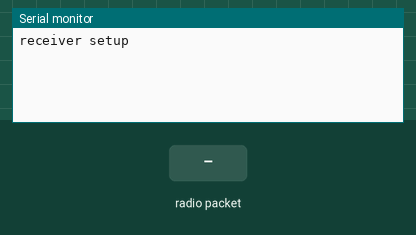
A sketch run on a simulated Arduino Uno, built with avr-gcc and run on an emulated ATmega328P. On the bench: the last lines printed to the serial monitor. The inputs (shaded band) are chosen by the test bench. No radio packets arrive unless stated.

Above: at 2.2 s.
2.3 s: radio packet "1" arrives
At 2.6 s:
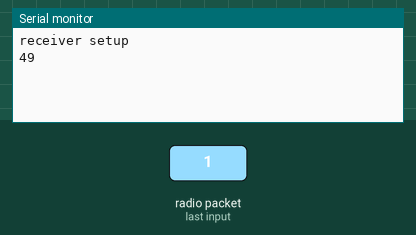
3.8 s: radio packet "0" arrives
At 5.0 s:
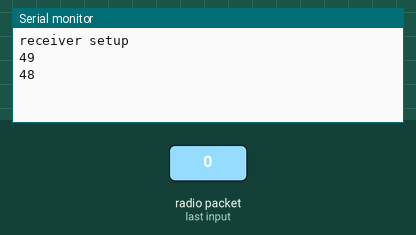
5.3 s: radio packet "2" arrives
At 6.6 s:
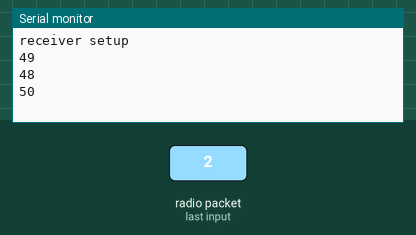

Measured:
- after the input at 2.3 s, the serial monitor: prints a new line at once (image 1)
- after the input at 3.8 s, the serial monitor: prints a new line at once (image 2)
- after the input at 5.3 s, the serial monitor: prints a new line at once (image 3)

The sketch:

RX_char_tempo.ino
```cpp
#include <VirtualWire.h>

#define RECV_PIN 12
uint8_t buf[VW_MAX_MESSAGE_LEN];
uint8_t buflen = VW_MAX_MESSAGE_LEN;
void setup() {
  delay(1000);
  Serial.begin(9600);
  Serial.println("receiver setup");

  vw_set_rx_pin(RECV_PIN);
  vw_setup(5000);
  vw_rx_start();
}

void loop() {
  vw_wait_rx();
  if (vw_get_message(buf, &buflen)) {
    for (int i = 0; i < buflen; i++) {
      Serial.println(buf[i], DEC);
    }
  }
  //else Serial.println("No msg");
}
```
